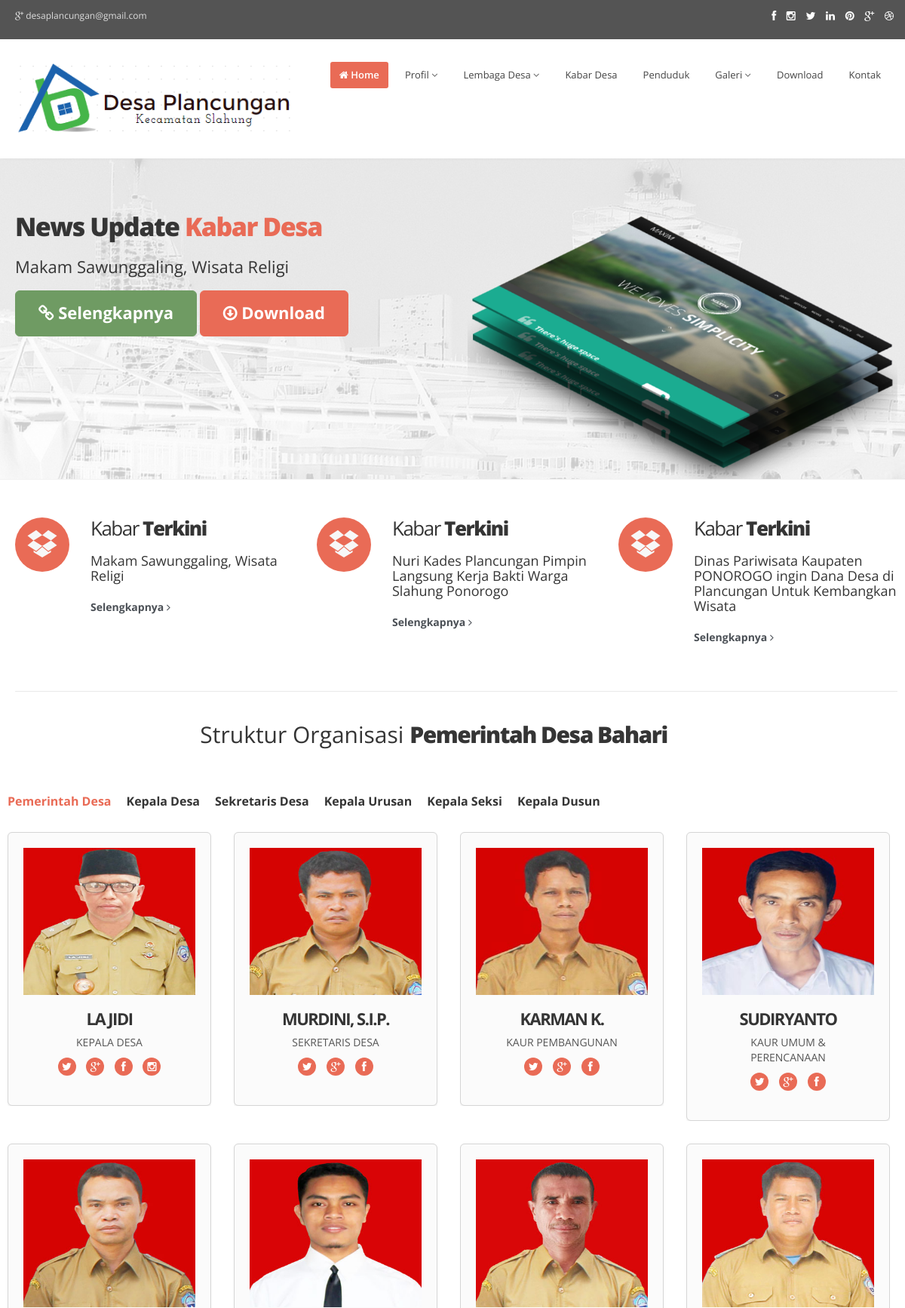
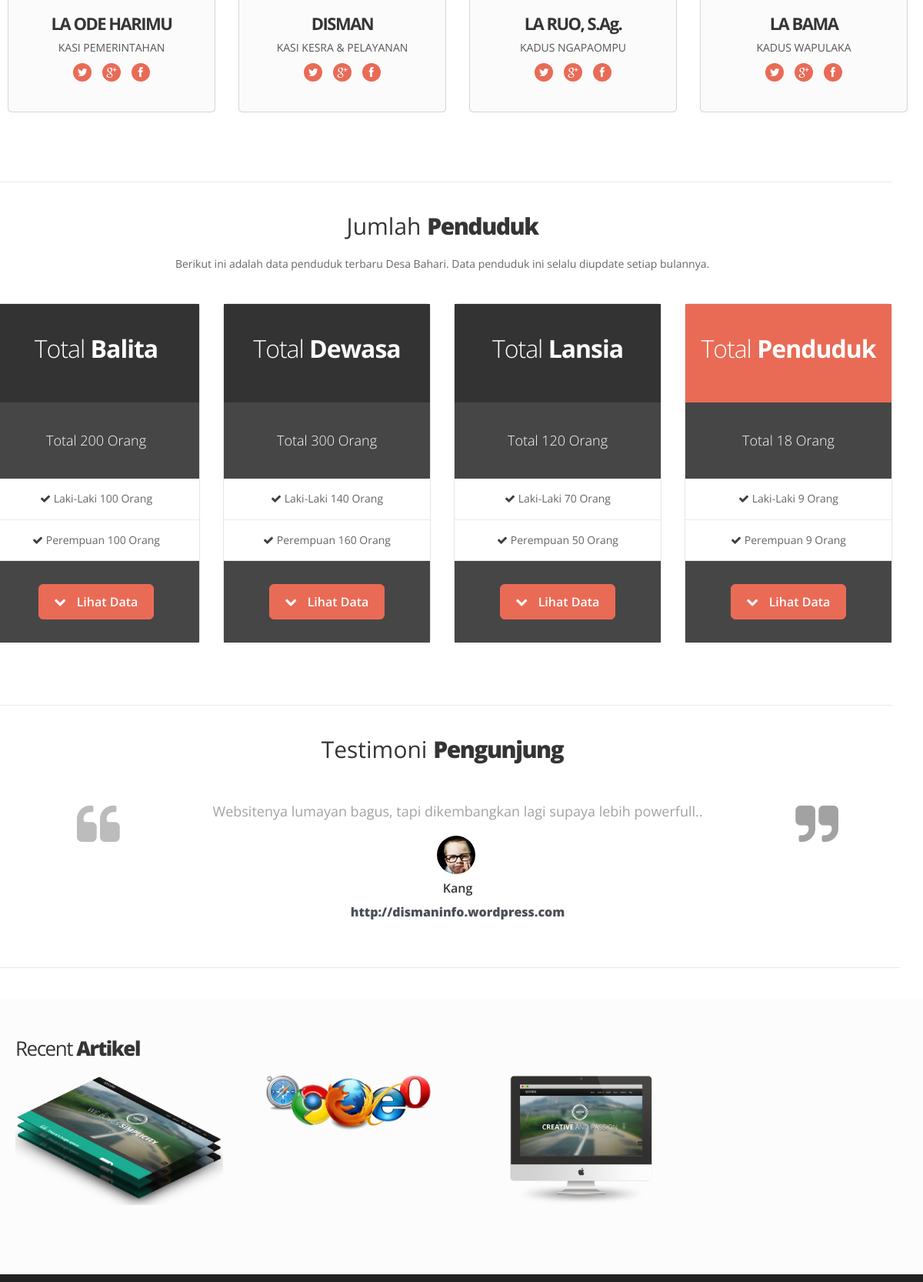
The page / (upper part) on the database its author committed (2 pictures, top to bottom).
### tables this page shows
CREATE TABLE `artikel` (
  `id` int(11) NOT NULL,
  `title` varchar(100) NOT NULL,
  `content` text NOT NULL,
  `image` varchar(128) NOT NULL DEFAULT 'default.jpg',
  `url` varchar(100) NOT NULL,
  `counter` int(3) NOT NULL,
  `date_created` int(11) NOT NULL,
  `category_id` int(11) NOT NULL
);

### application/controllers/Home.php (called while the page is built, shortened)
<?php
class Home extends CI_Controller
{
    public function __construct()
    {
        $this->load->model('kategori_m');
        $this->load->model('artikel_m');
        $this->load->model('penduduk_m');
    }
    public function index()
    {
        $penduduk = $this->penduduk_m;
        $data['penduduk'] = $penduduk->countAll();
        $kategori = $this->kategori_m;
        $artikel = $this->artikel_m;
        $data['kategori'] = $kategori->getAll();
        $data['news'] = $artikel->kabarTerkini();
        $data['recent'] = $artikel->recentArtikel();
        $data['title'] = "Selamat Datang";
        $this->load->view('themes/header', $data);
        $this->load->view('themes/top-menu', $data);
        $this->load->view('themes/slide-show');
        $this->load->view('themes/kabar-terkini', $data);
        $this->load->view('themes/struktur-organisasi');
        $this->load->view('themes/jumlah-penduduk');
        $this->load->view('themes/testimoni');
        $this->load->view('themes/recent-artikel');
        $this->load->view('themes/footer');
    }
}

### index.php (called while the page is built, shortened)
<?php
require_once BASEPATH.'core/CodeIgniter.php';

### application/models/Artikel_m.php (called while the page is built, shortened)
<?php
class Artikel_m extends CI_Model
{
    private $_table = "artikel";
    public function kabarTerkini()
    {
        $this->db->order_by('id', 'desc');
        $this->db->limit(3);
        return $this->db->get($this->_table)->result_array();
    }
    public function recentArtikel()
    {
        $this->db->order_by('id', 'desc');
        $this->db->limit(4);
        return $this->db->get($this->_table)->result_array();
    }
}

### application/views/themes/slide-show.php (the view)
<section id="featured">
    <div class="camera_wrap" id="camera-slide">
        <?php foreach ($news as $row) : ?>
            <div data-src="<?php echo base_url('public/'); ?>img/slides/camera/slide1/img1.jpg">
                <div class="camera_caption fadeFromLeft">
                    <div class="container">
                        <div class="row">
                            <div class="span6">
                                <h2 class="animated fadeInDown"><strong>News Update <span class="colored">Kabar Desa</span></strong></h2>
                                <h5 class="animated fadeInUp"> <?= $row['title']; ?></h5>
                                <a href="<?php echo base_url(); ?>artikel/readmore/<?php echo $row['id']; ?>" class="btn btn-success btn-large animated fadeInUp">
                                    <i class="icon-link"></i> Selengkapnya
                                </a>
                                <a href="#" class="btn btn-theme btn-large animated fadeInUp">
                                    <i class="icon-download"></i> Download
                                </a>
                            </div>
                            <div class="span6">
                                <img src="<?= base_url('upload_file/images/' . $row['image']); ?>" alt="" class="animated bounceInDown delay1" />
                            </div>
                        </div>
                    </div>
                </div>
            </div>
        <?php endforeach; ?>
    </div>
</section>

### application/views/themes/kabar-terkini.php
<section id="content">
    <div class="container">
        <div class="row">
            <div class="span12">
                <div class="row">
                    <?php foreach ($news as $row) : ?>
                        <div class="span4">
                            <div class="box flyIn">
                                <div class="icon">
                                    <i class="ico icon-circled icon-bgdark icon-dropbox active icon-3x"></i>
                                </div>
                                <div class="text">
                                    <h4>Kabar <strong>Terkini</strong></h4>
                                    <h6><?= $row['title']; ?></h6>
                                    <a href="<?php echo base_url(); ?>artikel/readmore/<?php echo $row['id']; ?>" class="readmore">Selengkapnya <i class="icon-angle-right"></i></a>
                                </div>
                            </div>
                        </div>
                    <?php endforeach; ?>
                </div>
            </div>
        </div>
        <div class="row">
            <div class="span12">
                <div class="solidline"></div>
            </div>
        </div>

### application/views/themes/recent-artikel.php (shortened to what this page needs)
<section id="works">
    <div class="container animated-slow flyIn">
        <div class="row">
            <div class="span12">
                <h4 class="title">Recent <strong>Artikel</strong></h4>
                <div class="row">
                    <div class="grid cs-style-4">
                        <?php foreach ($recent as $row) : ?>
                            <div class="span3">
                                <div class="item">
                                    <figure>
                                        <div>
                                            <img src="<?= base_url('upload_file/images/' . $row['image']); ?>" alt="" />
                                        </div>
                                    </figure>
                                </div>
                            </div>
                        <?php endforeach; ?>
                    </div>
                </div>
            </div>
        </div>
    </div>
</section>

### rows shown on the page
artikel: title "Makam Sawunggaling, Wisata Religi", image (picture)
artikel: title "Nuri Kades Plancungan Pimpin Langsung Kerja Bakti Warga Slahung Ponorogo", image (picture)
artikel: title "Dinas Pariwisata Kaupaten PONOROGO ingin Dana Desa di Plancungan Untuk Kembangkan Wisata", image (picture)

### other values the page prints
$penduduk "18"
